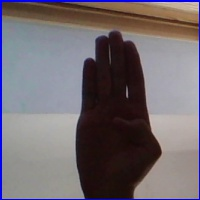
#> input picture asl_alphabet_test/B_test.jpg, 200 x 200 px, found by its file name
$ python preprocess2.py
#> lines starting #> are read from the running program, lines starting #| are printed output that depends on the picture; after the words box and inside, x2 and y2 are one past the last pixel; in counts of white or black regions, pixels touching at a corner belong together
import cv2
import matplotlib.pyplot as plt
import numpy as np
from PIL import Image

imagepath = '/home/gpae03/Documentos/Projects/avanti/ProjetoAvanti/asl_alphabet_test/B_test.jpg'
image = cv2.imread(imagepath)
#> image is the input picture: shape (200, 200, 3); mean B, G, R 111.8, 106.2, 114

#convertendo para escala de cinza
gray_image =  cv2.cvtColor(image, cv2.COLOR_RGB2GRAY)
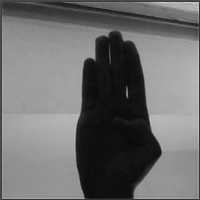
#> gray_image: shape (200, 200); min 8, max 207, mean 108.8
# Plotar imagem original
#redimensionando
width = 200
height = 200
resized_image = cv2.resize(gray_image, (width, height))

clahe = cv2.createCLAHE(clipLimit=1.5, tileGridSize=(8,8))
clahe_image = clahe.apply(resized_image)
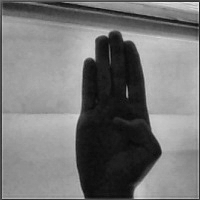
#> clahe_image: shape (200, 200); min 9, max 234, mean 117.6
contrasted = cv2.convertScaleAbs(resized_image, alpha=3.5, beta=0)
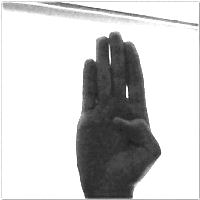
#> contrasted: shape (200, 200); min 28, max 255, mean 203.1
sub = cv2.subtract(contrasted,  -gray_image)
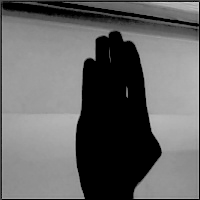
#> sub: shape (200, 200); min 0, max 206, mean 100.6

ret,thresh = cv2.threshold(sub,20, 50,cv2.THRESH_BINARY)
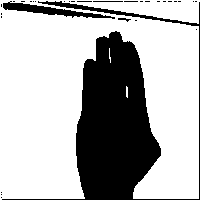
#> thresh: shape (200, 200); values 0 (black) and 50 (white), 70.2% white; 31 black regions (27 under 20 px), largest, box (x1, y1, x2, y2) and area: (2, 1, 200, 200) 11120, (3, 1, 115, 19) 641, (93, 1, 123, 2) 30, (118, 18, 131, 22) 25


# Defina as coordenadas do canto superior esquerdo (x, y) e as dimensões (largura e altura) da região a ser recortada
x = 25  # coordenada x do canto superior esquerdo
y = 25   # coordenada y do canto superior esquerdo
largura = 200  # largura da região
altura = 200   # altura da região

# Recorte a região de interesse (ROI) da imagem original
regiao_recortada = thresh[y:y+altura, x:x+largura]
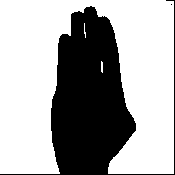
#> regiao_recortada: shape (175, 175); values 0 (black) and 50 (white), 65.5% white; 2 black regions (1 under 20 px), largest, box (x1, y1, x2, y2) and area: (0, 0, 175, 175) 10556

# Exiba a região recortada
plt.imshow(regiao_recortada , cmap="gray")
plt.axis('off')
plt.show()

$ run again, with asl_alphabet_test/A_test.jpg copied over asl_alphabet_test/B_test.jpg
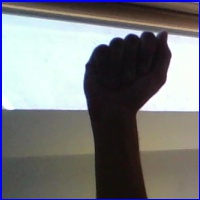
#> input picture asl_alphabet_test/A_test.jpg, 200 x 200 px, found by its file name
#> image is the input picture: shape (200, 200, 3); mean B, G, R 123.9, 121.8, 120.8
#> `ret,thresh = cv2.threshold(sub,20, 50,cv2.THRESH_BINARY)`:
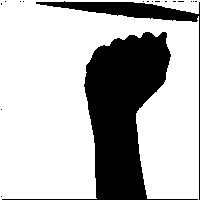
#> thresh: shape (200, 200); values 0 (black) and 50 (white), 71.5% white; 18 black regions (16 under 20 px), largest, box (x1, y1, x2, y2) and area: (2, 32, 198, 200) 9539, (36, 1, 200, 200) 1833
#> `regiao_recortada = thresh[y:y+altura, x:x+largura]`:
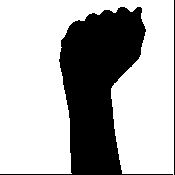
#> regiao_recortada: shape (175, 175); values 0 (black) and 50 (white), 68.4% white; 2 black regions, box (x1, y1, x2, y2) and area: (0, 7, 173, 175) 9516, (174, 0, 175, 175) 175

$ run again, with asl_alphabet_test/C_test.jpg copied over asl_alphabet_test/B_test.jpg
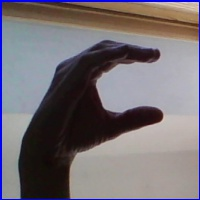
#> input picture asl_alphabet_test/C_test.jpg, 200 x 200 px, found by its file name
#> image is the input picture: shape (200, 200, 3); mean B, G, R 117.1, 111.6, 118
#> `ret,thresh = cv2.threshold(sub,20, 50,cv2.THRESH_BINARY)`:
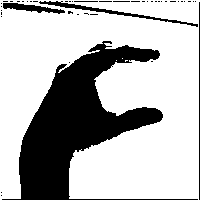
#> thresh: shape (200, 200); values 0 (black) and 50 (white), 71.5% white; 45 black regions (40 under 20 px), largest, box (x1, y1, x2, y2) and area: (2, 41, 198, 200) 10243, (39, 1, 198, 27) 483, (3, 3, 65, 14) 319, (199, 2, 200, 200) 198, (74, 1, 98, 2) 24
#> `regiao_recortada = thresh[y:y+altura, x:x+largura]`:
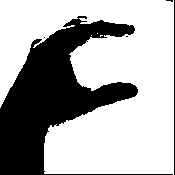
#> regiao_recortada: shape (175, 175); values 0 (black) and 50 (white), 67% white; 5 black regions (3 under 20 px), largest, box (x1, y1, x2, y2) and area: (0, 16, 173, 175) 9931, (174, 0, 175, 175) 175

$ run again, with asl_alphabet_test/D_test.jpg copied over asl_alphabet_test/B_test.jpg
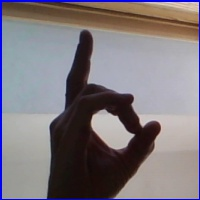
#> input picture asl_alphabet_test/D_test.jpg, 200 x 200 px, found by its file name
#> image is the input picture: shape (200, 200, 3); mean B, G, R 125.7, 120.2, 126.7
#> `ret,thresh = cv2.threshold(sub,20, 50,cv2.THRESH_BINARY)`:
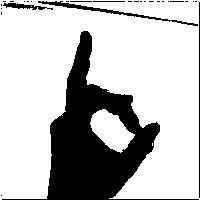
#> thresh: shape (200, 200); values 0 (black) and 50 (white), 74.7% white; 28 black regions (22 under 20 px), largest, box (x1, y1, x2, y2) and area: (2, 31, 199, 200) 9196, (38, 1, 198, 26) 443, (199, 2, 200, 198) 196, (3, 3, 53, 10) 162, (93, 1, 125, 2) 32, (70, 1, 92, 2) 22
#> `regiao_recortada = thresh[y:y+altura, x:x+largura]`:
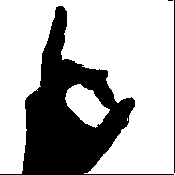
#> regiao_recortada: shape (175, 175); values 0 (black) and 50 (white), 69.5% white; 3 black regions (1 under 20 px), largest, box (x1, y1, x2, y2) and area: (0, 6, 174, 175) 9173, (174, 0, 175, 173) 173
